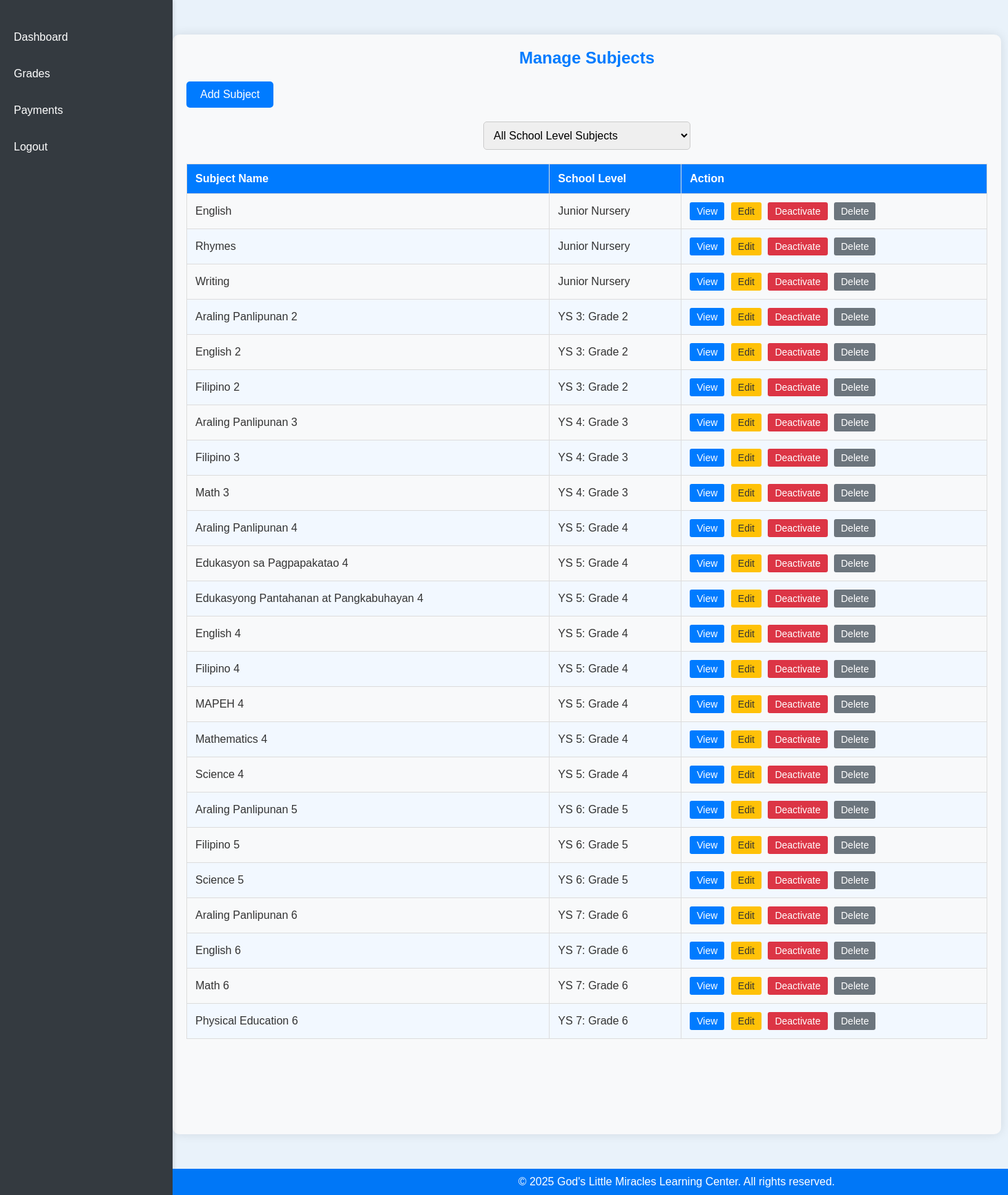
The page /teacher/manage_subjects.php (signed in) on the database its author committed.
### tables this page shows
CREATE TABLE `subjects` (
  `SubjectID` int(11) NOT NULL,
  `SubjectName` varchar(100) DEFAULT NULL,
  `Description` text DEFAULT NULL,
  `SubjectSchoolLevel` varchar(255) DEFAULT NULL,
  `IsActive` tinyint(1) DEFAULT 1,
  `CreatedAt` timestamp NOT NULL DEFAULT current_timestamp(),
  `UpdatedAt` timestamp NOT NULL DEFAULT current_timestamp() ON UPDATE current_timestamp()
);

### teacher/manage_subjects.php (the view, shortened to what this page needs)
<?php
require_once '../includes/config.php';
$subjects = [];
$sql = "SELECT SubjectID, SubjectName, SubjectSchoolLevel, IsActive FROM subjects";
$sql .= " ORDER BY SubjectSchoolLevel, SubjectName";
if ($stmt = $pdo->prepare($sql)) {
    if ($stmt->execute()) {
        $subjects = $stmt->fetchAll(PDO::FETCH_ASSOC);
    } else {
        echo "Oops! Something went wrong. Please try again later.";
    }
}
?>
<!DOCTYPE html>
<html lang="en">
<head>
    <link rel="stylesheet" href="../css/teacher_style.css">
</head>
<body>
    <?php include 'sidebar2.php'; ?>
    <div class="teacher-content">
        <h2>Manage Subjects</h2>
        <a href="add_subject.php" class="btn">Add Subject</a>
        <form action="<?php echo htmlspecialchars($_SERVER["PHP_SELF"]); ?>" method="post">
            <select name="schoolLevelFilter" onchange="this.form.submit()">
                <option value="">All School Level Subjects</option>
            </select>
        </form>
        <table>
            <thead>
                <tr>
                    <th>Subject Name</th>
                    <th>School Level</th>
                    <th>Action</th>
                </tr>
            </thead>
            <tbody>
            <?php foreach ($subjects as $subject): ?>
            <tr>
                <td><?php echo htmlspecialchars($subject['SubjectName']); ?></td>
                <td><?php echo htmlspecialchars($subject['SubjectSchoolLevel']); ?></td>
                <td>
                    <a href="view_subject.php?id=<?php echo $subject['SubjectID']; ?>" class="view">View</a>
                    <a href="edit_subject.php?id=<?php echo $subject['SubjectID']; ?>" class="edit">Edit</a>
                    <?php if ($subject['IsActive']): ?>
                        <a href="deactivate_subject.php?id=<?php echo $subject['SubjectID']; ?>" class="deactivate">Deactivate</a>
                    <?php else: ?>
                        <a href="activate_subject.php?id=<?php echo $subject['SubjectID']; ?>" class="activate">Activate</a>
                    <?php endif; ?>
                    <a href="delete_subject.php?id=<?php echo $subject['SubjectID']; ?>" class="delete" onclick="return confirm('Are you sure you want to delete this subject? Deletion is not allowed if there are offerings associated with it.');">Delete</a>
                </td>
            </tr>
            <?php endforeach; ?>
            </tbody>
        </table>
    </div>
    <?php include '../includes/footer.php'; ?>
</body>
</html>

### css/teacher_style.css (style rules this page uses)
table { width: 100%; border-collapse: collapse; }
th, td { border: 1px solid #ddd; padding: 8px; text-align: left; }
th { background-color: #f2f2f2; }
body { font-family: Arial, sans-serif; background-color: #e9f2fa; color: #333; margin: 0; padding: 0; }
.teacher-content { max-width: 1200px; margin: 50px auto; padding: 20px; background-color: #fff; box-shadow: 0 0 15px rgba(0, 0, 0, 0.1); border-radius: 10px; }
h2 { text-align: center; color: #007BFF; font-size: 24px; margin-bottom: 20px; }
.btn { display: inline-block; background-color: #007BFF; color: white; padding: 10px 20px; text-align: center; text-decoration: none; font-size: 16px; border-radius: 5px; margin-bottom: 20px; transition: background-color 0.3s ease; }
table { width: 100%; border-collapse: collapse; margin-bottom: 20px; font-size: 16px; }
th, td { border: 1px solid #ddd; padding: 12px; text-align: left; }
th { background-color: #007BFF; color: white; }
tr:nth-child(even) { background-color: #f2f8ff; }

### css/sidebar2_style.css (style rules this page uses)
* { margin: 0; padding: 0; box-sizing: border-box; }
body { font-family: Arial, sans-serif; }
.teacher-content { margin-left: 250px; padding: 1px 16px; height: 1000px; }

### teacher/manage_subjects.php (style rules this page uses)
body { font-family: Arial, sans-serif; background-color: #e9f2fa; color: #333; margin: 0; padding: 0; display: flex; flex-direction: column; min-height: 100vh; }
.teacher-content { max-width: 1200px; margin: 50px auto; padding: 20px; background-color: #fff; box-shadow: 0 0 15px rgba(0, 0, 0, 0.1); border-radius: 10px; flex-grow: 1; overflow-x: auto; }
h2 { text-align: center; color: #007BFF; font-size: 24px; margin-bottom: 20px; }
.btn { display: inline-block; background-color: #007BFF; color: white; padding: 10px 20px; text-align: center; text-decoration: none; font-size: 16px; border-radius: 5px; margin-bottom: 20px; transition: background-color 0.3s ease; }
form { margin-bottom: 20px; text-align: center; }
form select { padding: 10px; font-size: 16px; border: 1px solid #ccc; border-radius: 5px; width: 100%; max-width: 300px; margin: 0 auto; display: block; }
table { width: 100%; border-collapse: collapse; margin-bottom: 20px; font-size: 16px; table-layout: auto; }
th, td { border: 1px solid #ddd; padding: 12px; text-align: left; word-wrap: break-word; }
th { background-color: #007BFF; color: white; }
tr:nth-child(even) { background-color: #f2f8ff; }
td a { display: inline-block; padding: 5px 10px; text-align: center; text-decoration: none; border-radius: 3px; margin-right: 5px; transition: background-color 0.3s ease, color 0.3s ease; font-size: 14px; color: white; }
td a.view { background-color: #007BFF; }
td a.edit { background-color: #ffc107; color: #333; }
td a.deactivate { background-color: #dc3545; }
td a.delete { background-color: #6c757d; }

### teacher/sidebar2.php (style rules this page uses)
body { font-family: Arial, sans-serif; margin: 0; padding: 0; display: flex; min-height: 100vh; flex-direction: column; }
.teacher-content { margin-left: 250px; padding: 20px; flex-grow: 1; background-color: #f8f9fa; min-height: calc(100vh - 40px); width: calc(100% - 250px); }

### rows shown on the page
subjects: SubjectName "English", SubjectSchoolLevel "Junior Nursery"
subjects: SubjectName "Rhymes", SubjectSchoolLevel "Junior Nursery"
subjects: SubjectName "Writing", SubjectSchoolLevel "Junior Nursery"
subjects: SubjectName "Araling Panlipunan 2", SubjectSchoolLevel "YS 3: Grade 2"
subjects: SubjectName "English 2", SubjectSchoolLevel "YS 3: Grade 2"
subjects: SubjectName "Filipino 2", SubjectSchoolLevel "YS 3: Grade 2"
subjects: SubjectName "Araling Panlipunan 3", SubjectSchoolLevel "YS 4: Grade 3"
subjects: SubjectName "Filipino 3", SubjectSchoolLevel "YS 4: Grade 3"
subjects: SubjectName "Math 3", SubjectSchoolLevel "YS 4: Grade 3"
subjects: SubjectName "Araling Panlipunan 4", SubjectSchoolLevel "YS 5: Grade 4"
subjects: SubjectName "Edukasyon sa Pagpapakatao 4", SubjectSchoolLevel "YS 5: Grade 4"
subjects: SubjectName "Edukasyong Pantahanan at Pangkabuhayan 4", SubjectSchoolLevel "YS 5: Grade 4"
subjects: SubjectName "English 4", SubjectSchoolLevel "YS 5: Grade 4"
subjects: SubjectName "Filipino 4", SubjectSchoolLevel "YS 5: Grade 4"
subjects: SubjectName "MAPEH 4", SubjectSchoolLevel "YS 5: Grade 4"
subjects: SubjectName "Mathematics 4", SubjectSchoolLevel "YS 5: Grade 4"
subjects: SubjectName "Science 4", SubjectSchoolLevel "YS 5: Grade 4"
subjects: SubjectName "Araling Panlipunan 5", SubjectSchoolLevel "YS 6: Grade 5"
subjects: SubjectName "Filipino 5", SubjectSchoolLevel "YS 6: Grade 5"
subjects: SubjectName "Science 5", SubjectSchoolLevel "YS 6: Grade 5"
subjects: SubjectName "Araling Panlipunan 6", SubjectSchoolLevel "YS 7: Grade 6"
subjects: SubjectName "English 6", SubjectSchoolLevel "YS 7: Grade 6"
subjects: SubjectName "Math 6", SubjectSchoolLevel "YS 7: Grade 6"
subjects: SubjectName "Physical Education 6", SubjectSchoolLevel "YS 7: Grade 6"
